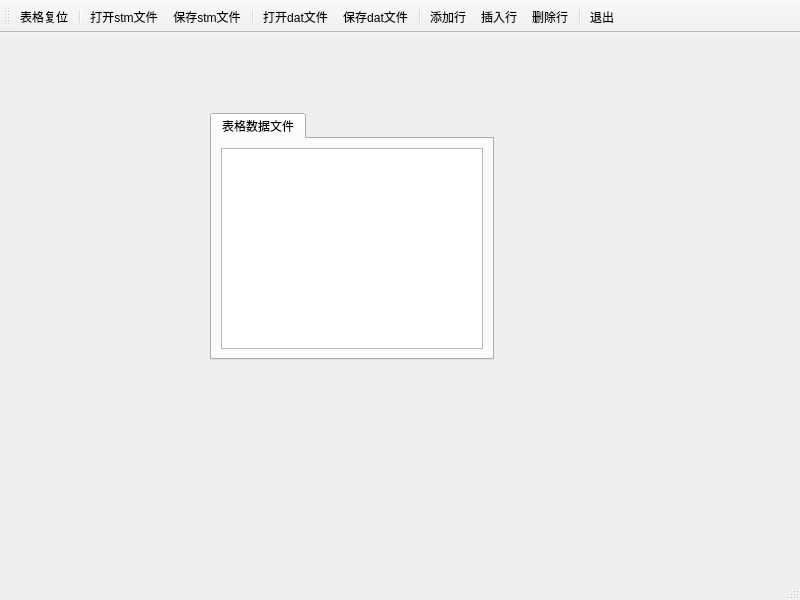
<?xml version="1.0" encoding="UTF-8"?>
<ui version="4.0">
 <class>MainWindow</class>
 <widget class="QMainWindow" name="MainWindow">
  <property name="geometry">
   <rect>
    <x>0</x>
    <y>0</y>
    <width>800</width>
    <height>600</height>
   </rect>
  </property>
  <property name="windowTitle">
   <string>MainWindow</string>
  </property>
  <property name="toolButtonStyle">
   <enum>Qt::ToolButtonStyle::ToolButtonTextUnderIcon</enum>
  </property>
  <widget class="QWidget" name="centralwidget">
   <widget class="QTabWidget" name="tabWidget">
    <property name="geometry">
     <rect>
      <x>210</x>
      <y>80</y>
      <width>284</width>
      <height>247</height>
     </rect>
    </property>
    <property name="currentIndex">
     <number>0</number>
    </property>
    <widget class="QWidget" name="tab">
     <attribute name="title">
      <string>表格数据文件</string>
     </attribute>
     <layout class="QGridLayout" name="gridLayout">
      <item row="0" column="0">
       <widget class="QTableView" name="tableView"/>
      </item>
     </layout>
    </widget>
   </widget>
  </widget>
  <widget class="QMenuBar" name="menubar">
   <property name="geometry">
    <rect>
     <x>0</x>
     <y>0</y>
     <width>800</width>
     <height>25</height>
    </rect>
   </property>
  </widget>
  <widget class="QStatusBar" name="statusbar"/>
  <widget class="QToolBar" name="toolBar">
   <property name="windowTitle">
    <string>toolBar</string>
   </property>
   <attribute name="toolBarArea">
    <enum>TopToolBarArea</enum>
   </attribute>
   <attribute name="toolBarBreak">
    <bool>false</bool>
   </attribute>
   <addaction name="actTabReset"/>
   <addaction name="separator"/>
   <addaction name="actOpen"/>
   <addaction name="actSave"/>
   <addaction name="separator"/>
   <addaction name="actOpenBin"/>
   <addaction name="actSaveBin"/>
   <addaction name="separator"/>
   <addaction name="actAppend"/>
   <addaction name="actInsert"/>
   <addaction name="actDelete"/>
   <addaction name="separator"/>
   <addaction name="actExit"/>
  </widget>
  <action name="actOpen">
   <property name="icon">
    <iconset resource="res.qrc">
     <normaloff>:/images/icons/open.bmp</normaloff>:/images/icons/open.bmp</iconset>
   </property>
   <property name="text">
    <string>打开stm文件</string>
   </property>
   <property name="toolTip">
    <string>打开预定义编码文件</string>
   </property>
  </action>
  <action name="actSave">
   <property name="enabled">
    <bool>true</bool>
   </property>
   <property name="icon">
    <iconset resource="res.qrc">
     <normaloff>:/images/icons/save.bmp</normaloff>:/images/icons/save.bmp</iconset>
   </property>
   <property name="text">
    <string>保存stm文件</string>
   </property>
   <property name="toolTip">
    <string>保存为预定义编码文件</string>
   </property>
  </action>
  <action name="actAppend">
   <property name="enabled">
    <bool>true</bool>
   </property>
   <property name="icon">
    <iconset resource="res.qrc">
     <normaloff>:/images/icons/append.bmp</normaloff>:/images/icons/append.bmp</iconset>
   </property>
   <property name="text">
    <string>添加行</string>
   </property>
   <property name="toolTip">
    <string>添加一行</string>
   </property>
  </action>
  <action name="actInsert">
   <property name="enabled">
    <bool>true</bool>
   </property>
   <property name="icon">
    <iconset resource="res.qrc">
     <normaloff>:/images/icons/306.bmp</normaloff>:/images/icons/306.bmp</iconset>
   </property>
   <property name="text">
    <string>插入行</string>
   </property>
   <property name="toolTip">
    <string>插入一行</string>
   </property>
  </action>
  <action name="actDelete">
   <property name="enabled">
    <bool>true</bool>
   </property>
   <property name="icon">
    <iconset resource="res.qrc">
     <normaloff>:/images/icons/delete.bmp</normaloff>:/images/icons/delete.bmp</iconset>
   </property>
   <property name="text">
    <string>删除行</string>
   </property>
   <property name="toolTip">
    <string>删除当前行</string>
   </property>
  </action>
  <action name="actExit">
   <property name="icon">
    <iconset resource="res.qrc">
     <normaloff>:/images/icons/exit.bmp</normaloff>:/images/icons/exit.bmp</iconset>
   </property>
   <property name="text">
    <string>退出</string>
   </property>
   <property name="toolTip">
    <string>退出</string>
   </property>
  </action>
  <action name="actModelData">
   <property name="icon">
    <iconset resource="res.qrc">
     <normaloff>:/images/icons/import1.bmp</normaloff>:/images/icons/import1.bmp</iconset>
   </property>
   <property name="text">
    <string>模型数据预览</string>
   </property>
   <property name="toolTip">
    <string>模型数据显示到文本框里</string>
   </property>
  </action>
  <action name="actAlignLeft">
   <property name="icon">
    <iconset resource="res.qrc">
     <normaloff>:/images/icons/508.bmp</normaloff>:/images/icons/508.bmp</iconset>
   </property>
   <property name="text">
    <string>居左</string>
   </property>
   <property name="toolTip">
    <string>文字左对齐</string>
   </property>
  </action>
  <action name="actAlignCenter">
   <property name="icon">
    <iconset resource="res.qrc">
     <normaloff>:/images/icons/510.bmp</normaloff>:/images/icons/510.bmp</iconset>
   </property>
   <property name="text">
    <string>居中</string>
   </property>
   <property name="toolTip">
    <string>文字居中</string>
   </property>
  </action>
  <action name="actAlignRight">
   <property name="icon">
    <iconset resource="res.qrc">
     <normaloff>:/images/icons/512.bmp</normaloff>:/images/icons/512.bmp</iconset>
   </property>
   <property name="text">
    <string>居右</string>
   </property>
   <property name="toolTip">
    <string>文字右对齐</string>
   </property>
  </action>
  <action name="actFontBold">
   <property name="checkable">
    <bool>true</bool>
   </property>
   <property name="icon">
    <iconset resource="res.qrc">
     <normaloff>:/images/icons/500.bmp</normaloff>:/images/icons/500.bmp</iconset>
   </property>
   <property name="text">
    <string>粗体</string>
   </property>
   <property name="toolTip">
    <string>粗体字体</string>
   </property>
  </action>
  <action name="actTabReset">
   <property name="icon">
    <iconset resource="res.qrc">
     <normaloff>:/images/icons/100.bmp</normaloff>:/images/icons/100.bmp</iconset>
   </property>
   <property name="text">
    <string>表格复位</string>
   </property>
   <property name="toolTip">
    <string>表格复位</string>
   </property>
  </action>
  <action name="actOpenBin">
   <property name="icon">
    <iconset resource="res.qrc">
     <normaloff>:/images/icons/126.bmp</normaloff>:/images/icons/126.bmp</iconset>
   </property>
   <property name="text">
    <string>打开dat文件</string>
   </property>
   <property name="toolTip">
    <string>打开标准编码文件</string>
   </property>
  </action>
  <action name="actSaveBin">
   <property name="icon">
    <iconset resource="res.qrc">
     <normaloff>:/images/icons/066.GIF</normaloff>:/images/icons/066.GIF</iconset>
   </property>
   <property name="text">
    <string>保存dat文件</string>
   </property>
   <property name="toolTip">
    <string>保存为标准编码文件</string>
   </property>
  </action>
 </widget>
 <resources>
  <include location="res.qrc"/>
 </resources>
 <connections>
  <connection>
   <sender>actExit</sender>
   <signal>triggered()</signal>
   <receiver>MainWindow</receiver>
   <slot>close()</slot>
   <hints>
    <hint type="sourcelabel">
     <x>-1</x>
     <y>-1</y>
    </hint>
    <hint type="destinationlabel">
     <x>399</x>
     <y>299</y>
    </hint>
   </hints>
  </connection>
 </connections>
</ui>
